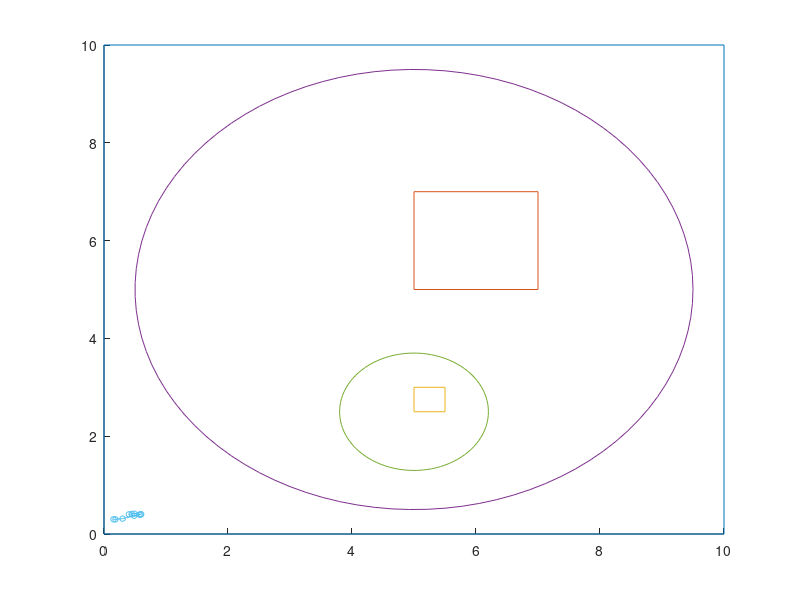

MATLAB code for this plot:
function myplot2()

load data_0.txt

l = length(data_0);
figure;
axis([0 10 0 10])
hold;
x = [0, 10, 10, 0, 0];
y = [0, 0, 10, 10, 0];
plot(x, y)
x = [5, 7, 7, 5, 5];
y = [5, 5, 7, 7, 5];
plot(x, y);
x = [5, 5.5, 5.5, 5, 5];
y = [2.5, 2.5, 3, 3, 2.5];
plot(x, y);


t = linspace(0,2*pi,100)';

ar = 4.5;
ax = 5; ay = 5;
circsax = ar.*cos(t)+ax;  circsay = ar.*sin(t)+ay; 
plot(circsax, circsay); 

br = 1.2;
bx = 5; by = 2.5;
circsbx = br.*cos(t)+bx;  circsby = br.*sin(t)+by; 
plot(circsbx, circsby);

axis([0 10 0 10])

for e=1:300,
	I = find(data_0(:,1) == e);
	plot(data_0(I,2),data_0(I,3),'-o', 'MarkerSize', 4);
end; 

end;
